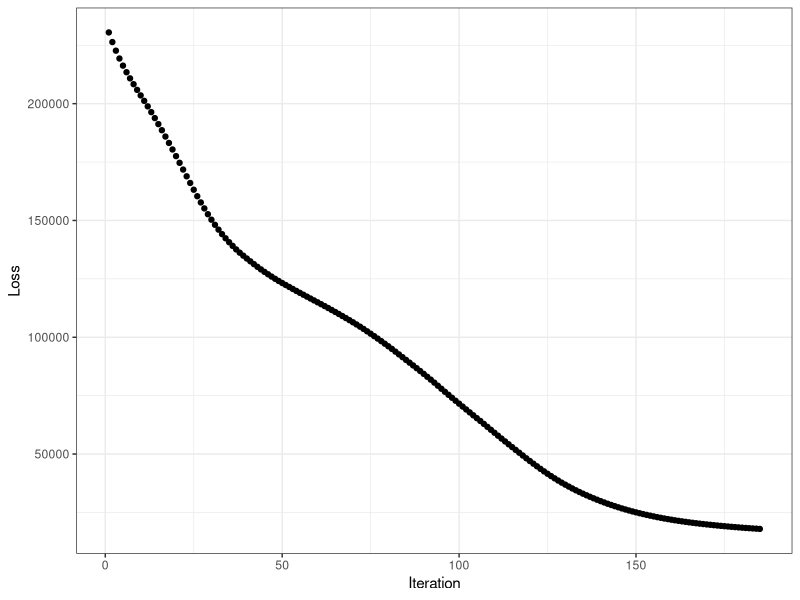

This chart was generated by the following R code:
## ---- chunk 1
knitr::opts_chunk$set(echo = TRUE)
library(tidyverse)
set.seed(1000)
## ---- chunk 2
## create data:
m <- 1000
n_1_manual <- 3
n_L_manual <- 1

# initialize Xs
X <- data.frame(X1 = runif(n = m, min = -10, max = 10),
                X2 = rnorm(n = m, mean = 0, sd = 10),
                X3 = rexp(n = m, rate = 1)) %>%
  as.matrix(nrow = m,
            ncol = n_1_manual)

# get response
Y <- X[, 1] + 10 * sin(X[, 2])^2 + 10 * X[, 3] + rnorm(n = 1000)

# fix dims according to NN specs
X <- t(X)
Y <- t(Y)
## ---- chunk 3
## Specify Link Functions & Derivatives
get_link <- function(type = "sigmoid") {
  
  if (type == "identity") {
    # identity
    g <- function(x) {x}
    
  } else if (type == "sigmoid") {
    # sigmoid
    g <- function(x) {1 / (1 + exp(-x))}
    
  } else if (type == "relu") {
    # ReLU
    g <- function(x) {x * as.numeric(x > 0)}
    
  } else (return(NULL))
  
  return(g)

}

get_link_prime <- function(type = "sigmoid") {
  
  if (type == "identity") {
    # identity [FIX]
    g_prime <- function(x) {
      ## there's probably a better way to do this
      b <- x / x
      b[is.nan(x/x)] <- 1
      return(b)
    }
    
  } else if (type == "sigmoid") {
    # sigmoid
    g_prime <- function(x) {exp(-x) / (1 + exp(-x))^2}
    
  } else if (type == "relu") {
    # ReLU
    g_prime <- function(x) {as.numeric(x > 0)}
    
  } else (return(NULL))
  
  return(g_prime)

}
## ---- chunk 4
## Specify Loss Functions & Derivatives
get_loss_function <- function(type = "squared_error") {
  
  if (type == "squared_error") {
    
    loss <- function(y_hat, y) {sum((y_hat - y)^2)}
    
  } else if (type == "cross_entropy") {
    
    loss <- function(y_hat, y) {sum(y * log(y_hat))}
    
  } else (return(NULL))
  
  return(loss)

}

get_loss_prime <- function(type = "squared_error") {
  
  if (type == "squared_error") {
    
    loss_prime <- function(y_hat, y) {sum(2 * (y_hat - y))}
    
  } else if (type == "cross_entropy") {
    
    loss_prime <- function(y_hat, y) {999}
    
  } else (return(NULL))
  
  return(loss_prime)

}
## ---- chunk 5
## creates a list of n empty lists
create_lists <- function(n) {
  out <- list()
  
  for (i in 1:n) {
    out[[i]] <- list()
  }
  
  return(out)
}

## friendlier diag() function
diag_D <- function(x) {
  
  if (length(x) == 1) {
        out <- x
      } else {
        out <- diag(as.numeric(x))
      }
  
  return(out)
}

fetch_layer_sizes <- function(X,
                            Y,
                            hidden_layer_sizes) {
  
  return(c(nrow(X), hidden_layers, nrow(Y)))
  
}
## ---- chunk 6
initialize_NN <- function(layer_sizes,
                          activation_function = "sigmoid",
                          last_activation_function = "identity",
                          lower_bound = 0,
                          upper_bound = 1) {
  
  n <- layer_sizes
  
  ## initialize parameter matrices
  W <- list()
  b <- list()
  
  ## could vectorize w/ mapply()
  for (l in 2:length(n)) {
  
    W[[l]] <- matrix(data = runif(n = n[l - 1] * n[l],
                                  min = lower_bound,
                                  max = upper_bound),
                     nrow = n[l],
                     ncol = n[l - 1])
  
    b[[l]] <- matrix(data = runif(n = n[l],
                                  min = lower_bound,
                                  max = upper_bound),
                     nrow = n[l],
                     ncol = 1)
  
  }
  
  ## return
  return(list(W = W,
              b = b,
              activation_function = activation_function,
              last_activation_function = last_activation_function))
}
## ---- chunk 7
NN_output <- function(X,
                      NN_obj) {
  
  L <- length(NN_obj$W)
  ## if X is one obs, input will be a vector so dim will be null
  m <- ifelse(is.null(ncol(X)),
              1,
              ncol(X))
  
  g <- get_link(NN_obj$activation_function)
  g_last <- get_link(NN_obj$last_activation_function)
  
  a <- list()
  
  a[[1]] <- X
  
  for (l in 2:(L - 1)) {
    a[[l]] <- g(NN_obj$W[[l]] %*% a[[l - 1]] + matrix(data = rep(x = NN_obj$b[[l]],
                                                                 times = m),
                                                      ncol = m))
  }
  
  a[[L]] <- g_last(NN_obj$W[[L]] %*% a[[L - 1]] + matrix(data = rep(x = NN_obj$b[[L]],
                                                                    times = m),
                                                         ncol = m))
  
  return(a[[L]])
  
}
## ---- chunk 8
GD_iter <- function(NN_obj,
                    X,
                    Y,
                    rho = 1,
                    verbose = FALSE,
                    very_verbose = FALSE) {
  
  L <- length(NN_obj$W)
  ## if X is one obs, input will be a vector so dim will be null
  m <- ifelse(is.null(ncol(X)),
              1,
              ncol(X))
  
  ## get links
  g <- get_link(NN_obj$activation_function)
  g_prime <- get_link_prime(NN_obj$activation_function)
  g_last <- get_link(NN_obj$last_activation_function)
  g_last_prime <- get_link_prime(NN_obj$last_activation_function)
  
  z <- create_lists(L)
  a <- create_lists(L)
  D <- create_lists(L)
  delta <- create_lists(L)
  del_W <- create_lists(L)
  del_b <- create_lists(L)
  
  ## gradient descent
  for (i in 1:m) {
    
    ## forward
    a[[1]][[i]] <- X[, i]
    
    for (l in 2:(L - 1)) {
      z[[l]][[i]] <- NN_obj$W[[l]] %*% a[[l - 1]][[i]] + NN_obj$b[[l]]
      a[[l]][[i]] <- g(z[[l]][[i]])
      D[[l]][[i]] <- diag_D(g_prime(z[[l]][[i]]))
      
      if (very_verbose == TRUE) {print(paste0("Forward: obs ", i, " - layer ", l))}
    }
    
    ## last layer
    z[[L]][[i]] <- NN_obj$W[[L]] %*% a[[L - 1]][[i]] + NN_obj$b[[L]]
    a[[L]][[i]] <- g_last(z[[L]][[i]])
    D[[L]][[i]] <- diag_D(g_last_prime(z[[L]][[i]]))
    
    ## backward
    # eventually fix to match with loss function
    delta[[L]][[i]] <- D[[L]][[i]] %*% (a[[L]][[i]] - Y[, i])
    
    for (l in (L - 1):2) {
      delta[[l]][[i]] <- D[[l]][[i]] %*% t(NN_obj$W[[l + 1]]) %*% delta[[l + 1]][[i]]
      if (very_verbose == TRUE) {print(paste0("Backward: obs ", i, " - layer ", l))}
    }
    
    for (l in 2:L) {
      del_W[[l]][[i]] <- delta[[l]][[i]] %*% t(a[[l - 1]][[i]])
      del_b[[l]][[i]] <- delta[[l]][[i]]
      if (very_verbose == TRUE) {print(paste0("del: obs ", i, " - layer ", l))}
    }
    
    if ((verbose == TRUE) & (i %% 100 == 0)) {print(paste("obs", i, "/", m))}
    
  }
  
  ## update parameters
  
  # get averages
  ## del_W is a list where each element represents a layer
  ## in each layer, there's a list representing the layer's result for that obs
  ## here we collapse the results by taking the sum of our gradients
  del_W_all <- lapply(X = del_W,
                      FUN = Reduce,
                      f = "+") %>%
    lapply(X = .,
           FUN = function(x) x / m)
  
  del_b_all <- lapply(X = del_b,
                      FUN = Reduce,
                      f = "+") %>%
    lapply(X = .,
           FUN = function(x) x / m)
  
  # apply gradient
  W_out <- mapply(FUN = function(A, del_A) {A - rho * del_A},
                  A = NN_obj$W,
                  del_A = del_W_all)
  
  b_out <- mapply(FUN = function(A, del_A) {A - rho * del_A},
                  A = NN_obj$b,
                  del_A = del_b_all)
  
  ## return a new NN object
  return(list(W = W_out,
              b = b_out,
              activation_function = NN_obj$activation_function,
              last_activation_function = NN_obj$last_activation_function))
}
## ---- chunk 9
GD_perform <- function(X,
                       Y,
                       init_NN_obj,
                       rho = 0.01,
                       loss_function = "squared_error",
                       threshold = 1,
                       max_iter = 100,
                       print_descent = FALSE) {
  
  ## setup
  done_decreasing <- FALSE
  
  objective_function <- get_loss_function(type = loss_function)
  
  iteration_outputs <- list()
  output_objectives <- numeric()
  
  iteration_input <- init_NN_obj
  
  iter <- 1
  
  initial_objective <- objective_function(y = Y,
                                          y_hat = NN_output(X = X,
                                                            NN_obj = init_NN_obj))
  
  if (print_descent == TRUE) {
    print(paste0("iter: ", 0, "; obj: ", round(initial_objective, 1)))
  }
  
  while ((!done_decreasing) & (iter < max_iter)) {
    
    ## get input loss
    in_objective <- objective_function(y = Y,
                                       y_hat = NN_output(X = X,
                                                         NN_obj = iteration_input))
    
    ## iterate
    iteration_output <- GD_iter(NN_obj = iteration_input,
                                X = X,
                                Y = Y,
                                rho = rho,
                                verbose = FALSE,
                                very_verbose = FALSE)

    ## outputs
    out_objective <- objective_function(y = Y,
                                        y_hat = NN_output(X = X,
                                                          NN_obj = iteration_output))
    
    iteration_input <- iteration_output
    iteration_outputs[[iter]] <- iteration_output
    output_objectives[[iter]] <- out_objective
    
    if (print_descent == TRUE) {
      print(paste0("iter: ", iter, "; obj: ", round(out_objective, 1)))
    }
    
    iter <- iter + 1
    
    ## evaluate
    if (abs(in_objective - out_objective) < threshold) {
      done_decreasing <- TRUE
    }
    
  }
  
  return(list(final_NN = iteration_output,
              intermediate_NN = iteration_outputs,
              output_objectives = output_objectives,
              initial_objective = initial_objective,
              params = list(rho = rho,
                            loss_function = loss_function,
                            initial_NN = init_NN_obj)))
}
## ---- chunk 10
GD_plot <- function(GD_obj) {
  
    data.frame(x = 1:length(GD_obj$output_objectives),
               y = GD_obj$output_objectives) %>%
    ggplot(aes(x = x,
               y = y)) +
    geom_point() +
    theme_bw() +
    labs(x = "Iteration",
         y = "Loss")
    
}

GD_summary <- function(GD_obj,
                       print_summary = TRUE) {
  
  ## num iter
  num_iter <- length(GD_obj$output_objectives)
  
  ## loss improvement
  initial_objective <- GD_obj$initial_objective %>% round(1)
  final_objective <- last(GD_obj$output_objectives) %>% round(1)
  loss_improvement_ratio <- (final_objective / initial_objective)  %>% round(4)
  
  if (print_summary == TRUE) {
  
    ## prints
    cat(paste0("Gradient Descent Summary:", "\n",
               "  |", "\n",
               "  |  Number of Iterations: ", num_iter, "\n",
               "  |", "\n",
               "  |  Initial Objective: ", initial_objective, "\n",
               "  |  Final Objective: ", final_objective, "\n",
               "  |  Ratio: ", loss_improvement_ratio, "\n", "\n"))
    
    cat(paste0("----------------------------------------", "\n",
               "Initial W:", "\n", "\n"))
    print(GD_obj$params$initial_NN$W[-1])
    cat(paste0("----------------------------------------", "\n",
               "Final W:", "\n", "\n"))
    print(GD_obj$final_NN$W[-1])
    
    cat(paste0("----------------------------------------", "\n",
               "Initial b:", "\n", "\n"))
    print(GD_obj$params$initial_NN$b[-1])
    cat(paste0("----------------------------------------", "\n",
               "Final b:", "\n", "\n"))
    print(GD_obj$final_NN$b[-1])
    
  }
  
  return(list(num_iter = num_iter,
              initial_objective = initial_objective,
              final_objective = final_objective,
              loss_improvement_ratio = loss_improvement_ratio))
}
## ---- chunk 11
## initialize NN
init_NN <- initialize_NN(layer_sizes = c(3, 3, 1),
                         activation_function = "relu",
                         last_activation_function = "identity",
                         lower_bound = 0,
                         upper_bound = 1)

## train NN
GD_NN <- GD_perform(X = X,
                    Y = Y,
                    init_NN_obj = init_NN,
                    rho = 0.001,
                    loss_function = "squared_error",
                    threshold = 100,
                    max_iter = 1000,
                    print_descent = FALSE)

final_NN <- GD_NN$final_NN

## Summaries
NN_sum <- GD_summary(GD_obj = GD_NN)

GD_plot(GD_NN)
## ---- chunk 12
## get_layer_size function
get_layer_sizes <- function(NN_obj) {
  n_1 <- ncol(NN_obj$W[[2]])
  
  n_H <- sapply(NN_obj$W[-1],
                nrow)
  
  return(c(n_1, n_H))
}
## ---- chunk 13
layer_sizes_test <- get_layer_sizes(final_NN)
